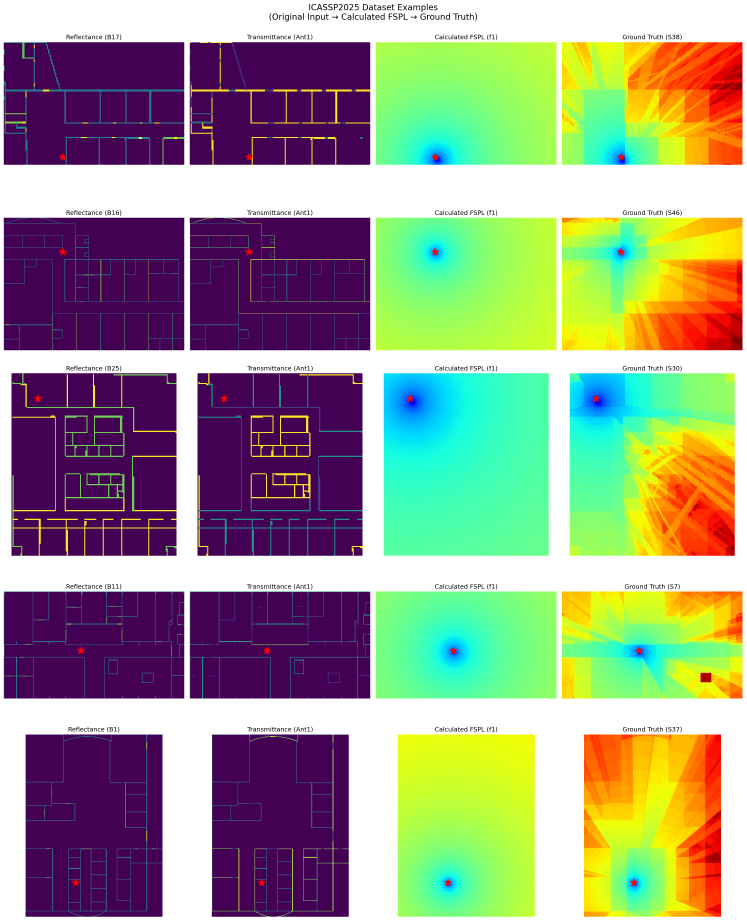
#> input picture icassp2025_dataset_examples.png, 2985 x 3682 px, given as the content of the folder ../../../gain/DPM, which was not available (shown at 1/4 size)
$ python validate_edge_detection_simple.py --data_root ../../..   (older library calls are emulated)
#> lines starting #> are read from the running program, lines starting #| are printed output that depends on the picture; pictures that were not available may be replaced by others from this repository, and a replacement may not be noted
### enhanced_suite/scripts/edge_detection/radiomapseer_edge_detection_m.py
#!/usr/bin/env python3
"""
Modified Edge Detection Implementation for RadioMapSeer Dataset

This script creates edge detection datasets while maintaining the original
RadioMapSeer dataset structure without train/validation splitting.

The script processes DPM images and generates edge maps using various edge
detection algorithms, preserving the original folder structure.

Features:
1. Process DPM images to generate edge maps
2. Maintain original dataset structure (no train/val split)
3. Support multiple edge detection algorithms (Canny, Sobel, Laplacian)
4. Preserve original naming conventions and folder hierarchy
5. Copy existing PNG images and metadata to maintain complete dataset
"""

import os
import sys
import cv2
import numpy as np
from PIL import Image
import torch
import torch.nn as nn
from pathlib import Path
from typing import List, Tuple, Optional, Dict
import argparse
from tqdm import tqdm
import shutil

class EdgeDetector:
    """Edge detection class with multiple algorithms"""

    def __init__(self, method: str = 'canny', **kwargs):
        """
        Initialize edge detector

        Args:
            method: Edge detection method ('canny', 'sobel', 'laplacian', 'prewitt')
            **kwargs: Method-specific parameters
        """
#> in validate_edge_detection_simple, dpm_image is the input picture: shape (3682, 2985, 4); mean R, G, B, A 154.7, 157, 137.4, 255
        self.method = method
        self.params = kwargs

        # Set default parameters
        if method == 'canny':
            self.params.setdefault('threshold1', 50)
            self.params.setdefault('threshold2', 150)
            self.params.setdefault('aperture_size', 3)
        elif method == 'sobel':
            self.params.setdefault('ksize', 3)
            self.params.setdefault('scale', 1)
            self.params.setdefault('delta', 0)
        elif method == 'laplacian':
            self.params.setdefault('ksize', 3)
            self.params.setdefault('scale', 1)
            self.params.setdefault('delta', 0)
        elif method == 'prewitt':
            self.params.setdefault('ksize', 3)

    def detect_edges(self, image: np.ndarray) -> np.ndarray:
        """
        Detect edges in an image

        Args:
            image: Input image (grayscale or RGB)

        Returns:
            Edge map as binary image
        """
        # Convert to grayscale if needed
        if len(image.shape) == 3:
            gray = cv2.cvtColor(image, cv2.COLOR_RGB2GRAY)
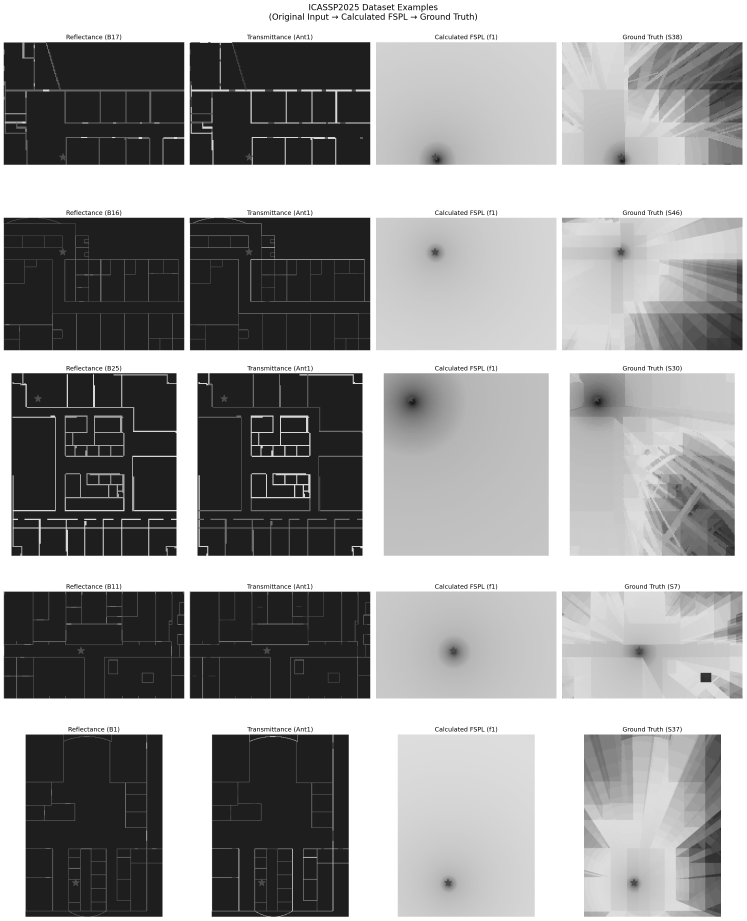
#> gray: shape (3682, 2985) (shown at 1/4 size); min 0, max 255, mean 153.9
        else:
            gray = image.copy()

        # Normalize to 0-255 range
        if gray.dtype != np.uint8:
            gray = cv2.normalize(gray, None, 0, 255, cv2.NORM_MINMAX).astype(np.uint8)

        # Apply edge detection
        if self.method == 'canny':
            edges = cv2.Canny(gray,
                           self.params['threshold1'],
                           self.params['threshold2'],
                           apertureSize=self.params['aperture_size'])
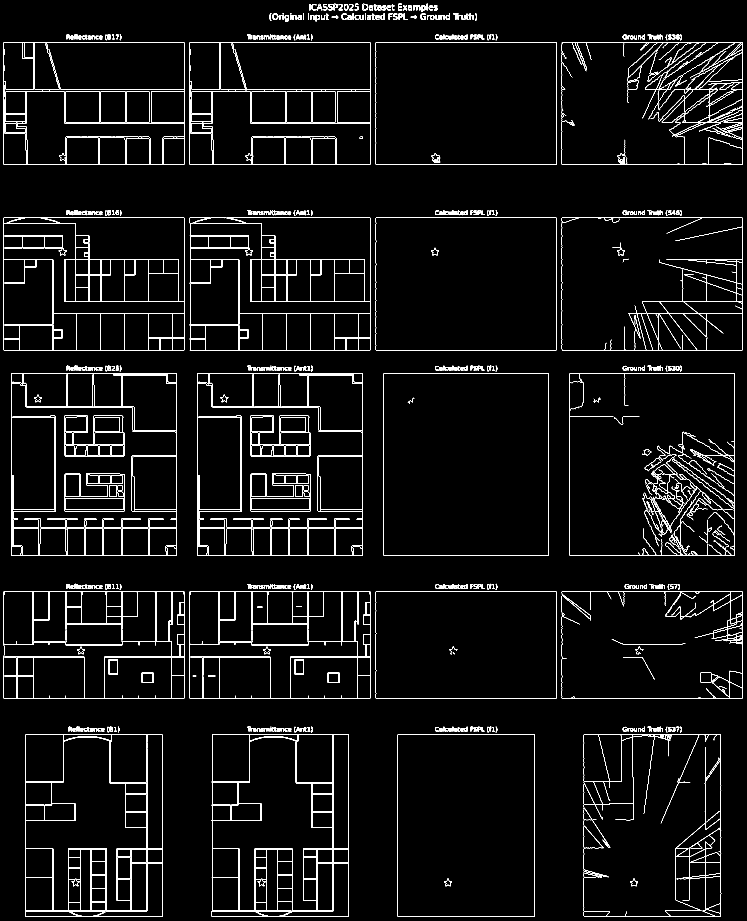
#> edges: shape (3682, 2985) (shown at 1/4 size); 2.2% white in thin lines or dots

        elif self.method == 'sobel':
            sobel_x = cv2.Sobel(gray, cv2.CV_64F, 1, 0, ksize=self.params['ksize'],
                              scale=self.params['scale'], delta=self.params['delta'])
            sobel_y = cv2.Sobel(gray, cv2.CV_64F, 0, 1, ksize=self.params['ksize'],
                              scale=self.params['scale'], delta=self.params['delta'])
            edges = np.sqrt(sobel_x**2 + sobel_y**2)
            edges = cv2.normalize(edges, None, 0, 255, cv2.NORM_MINMAX).astype(np.uint8)
            _, edges = cv2.threshold(edges, 0, 255, cv2.THRESH_BINARY + cv2.THRESH_OTSU)

        elif self.method == 'laplacian':
            laplacian = cv2.Laplacian(gray, cv2.CV_64F, ksize=self.params['ksize'],
                                   scale=self.params['scale'], delta=self.params['delta'])
            edges = cv2.normalize(laplacian, None, 0, 255, cv2.NORM_MINMAX).astype(np.uint8)
            _, edges = cv2.threshold(edges, 0, 255, cv2.THRESH_BINARY + cv2.THRESH_OTSU)

        elif self.method == 'prewitt':
            kernel_x = np.array([[-1, 0, 1], [-1, 0, 1], [-1, 0, 1]], dtype=np.float32)
            kernel_y = np.array([[-1, -1, -1], [0, 0, 0], [1, 1, 1]], dtype=np.float32)

            prewitt_x = cv2.filter2D(gray, cv2.CV_64F, kernel_x)
            prewitt_y = cv2.filter2D(gray, cv2.CV_64F, kernel_y)
            edges = np.sqrt(prewitt_x**2 + prewitt_y**2)
            edges = cv2.normalize(edges, None, 0, 255, cv2.NORM_MINMAX).astype(np.uint8)
            _, edges = cv2.threshold(edges, 0, 255, cv2.THRESH_BINARY + cv2.THRESH_OTSU)

        else:
            raise ValueError(f"Unknown edge detection method: {self.method}")

        return edges

class RadioMapSeerEdgeDataset:
    """Dataset class for RadioMapSeer edge detection with structure preservation"""

    # [151 lines left out: functions __init__, create_edge_dataset, _process_image_pair, get_sample_pair, not called in this run]

class SyntheticEdgeGenerator:
    """Generate synthetic edge maps from radio map characteristics"""

    def __init__(self, image_size: Tuple[int, int] = (256, 256)):
        self.image_size = image_size

    # [118 lines left out: functions generate_synthetic_edges, main, not called in this run]

# [2 lines that do not run on import are left out]

### enhanced_suite/scripts/test_validation/validate_edge_detection_simple.py
#!/usr/bin/env python3
"""
Simple Edge Detection Validation Script

This script performs a focused validation of the edge detection functionality
by processing a small sample without copying the entire PNG directory.
"""

import os
import sys
import cv2
import numpy as np
from PIL import Image
import torch
from pathlib import Path
from typing import List, Tuple
import argparse
import tempfile
import shutil
import matplotlib.pyplot as plt

# Import the edge detection modules
sys.path.append('.')
from radiomapseer_edge_detection_m import EdgeDetector

def validate_edge_detection_simple(data_root: str, output_dir: str, sample_size: int = 5):
    """Simple validation of edge detection functionality"""
    print("=== Simple Edge Detection Validation ===")

    # Paths
    data_path = Path(data_root)
    dpm_path = data_path / 'gain' / 'DPM'

    # Get sample files
    dpm_files = sorted([f for f in dpm_path.glob('*.png')])[:sample_size]

    if not dpm_files:
        print(f"No DPM files found in {dpm_path}")
        return False

    print(f"Processing {len(dpm_files)} sample files...")

    # Test edge detection methods
    methods = ['canny', 'sobel', 'laplacian', 'prewitt']
    results = {}

    for method in methods:
        print(f"\nTesting {method} method...")
        try:
            edge_detector = EdgeDetector(method)
            method_results = []

            for i, dpm_file in enumerate(dpm_files):
                # Load and process image
                dpm_image = np.array(Image.open(dpm_file))

                # Generate edge map
                edge_map = edge_detector.detect_edges(dpm_image)

                # Resize to standard size
                dpm_resized = cv2.resize(dpm_image, (256, 256))
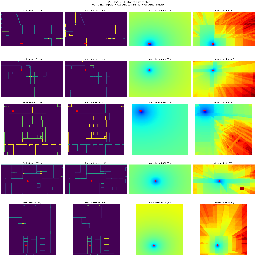
#> dpm_resized: shape (256, 256, 4); mean R, G, B, A 154.7, 156.8, 138, 255
                edge_resized = cv2.resize(edge_map, (256, 256))
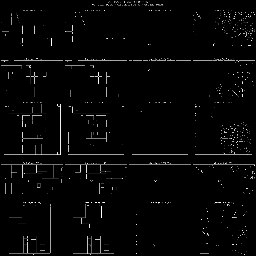
#> edge_resized: shape (256, 256); min 0, max 255, mean 5.9

                # Validate results
                validation_result = {
                    'file': dpm_file.name,
                    'original_shape': dpm_image.shape,
                    'edge_shape': edge_map.shape,
                    'resized_shape': dpm_resized.shape,
                    'edge_max': edge_map.max(),
                    'edge_min': edge_map.min(),
                    'has_nan': np.isnan(edge_map).any(),
                    'success': True
                }
#> validation_result = {'file': 'icassp2025_dataset_examples.png', 'original_shape': (3682, 2985, 4), 'edge_shape': (3682, 2985), 'resized_shape': (256, 256, 4), 'edge_max': 255, 'edge_min': 0, 'has_nan': False, 'success': True}

                method_results.append(validation_result)

                print(f"  ✓ {dpm_file.name}: {edge_map.shape} (max: {edge_map.max()})")
#|   ✓ icassp2025_dataset_examples.png: (3682, 2985) (max: 255)

            results[method] = {
                'status': 'SUCCESS',
                'results': method_results,
                'success_rate': len([r for r in method_results if r['success']]) / len(method_results)
            }

        except Exception as e:
            print(f"  ✗ {method}: ERROR - {e}")
            results[method] = {
                'status': 'ERROR',
                'error': str(e),
                'success_rate': 0.0
            }

    # Create visualization
    try:
        print("\nCreating validation visualization...")
        create_validation_visualization(dpm_files, methods, output_dir)
        print("✓ Validation visualization created")
    except Exception as e:
        print(f"  Warning: Could not create visualization: {e}")

    # Summary
    print("\n=== Validation Summary ===")
    successful_methods = []
    for method, result in results.items():
        if result['status'] == 'SUCCESS':
            success_rate = result['success_rate']
            print(f"✓ {method}: {success_rate:.1%} success rate")
            successful_methods.append(method)
        else:
            print(f"✗ {method}: FAILED - {result.get('error', 'Unknown error')}")

    overall_success = len(successful_methods) >= 3  # At least 3 methods should work

    if overall_success:
        print(f"\n🎉 VALIDATION: SUCCESS ({len(successful_methods)}/{len(methods)} methods working)")
        return True
    else:
        print(f"\n❌ VALIDATION: FAILED (only {len(successful_methods)}/{len(methods)} methods working)")
        return False

def create_validation_visualization(dpm_files: List[Path], methods: List[str], output_dir: Path):
    """Create a comprehensive visualization of edge detection results"""
#> called with output_dir = './simple_validation_results'
    output_dir = Path(output_dir)
    output_dir.mkdir(parents=True, exist_ok=True)

    # Create figure with subplots
    n_files = len(dpm_files)
    n_methods = len(methods)

    fig, axes = plt.subplots(n_files, n_methods + 1, figsize=(4 * (n_methods + 1), 4 * n_files))

    if n_files == 1:
        axes = axes.reshape(1, -1)

    for i, dpm_file in enumerate(dpm_files):
        # Load original image
        orig_img = np.array(Image.open(dpm_file))
        orig_img_resized = cv2.resize(orig_img, (256, 256))

        # Display original
        axes[i, 0].imshow(orig_img_resized, cmap='gray')
        axes[i, 0].set_title(f'Original\n{dpm_file.name}')
        axes[i, 0].axis('off')

        # Process and display each method
        for j, method in enumerate(methods):
            try:
                edge_detector = EdgeDetector(method)
                edge_map = edge_detector.detect_edges(orig_img)
                edge_resized = cv2.resize(edge_map, (256, 256))

                axes[i, j + 1].imshow(edge_resized, cmap='gray')
                axes[i, j + 1].set_title(f'{method.capitalize()}\nMax: {edge_map.max()}')
                axes[i, j + 1].axis('off')

            except Exception as e:
                axes[i, j + 1].text(0.5, 0.5, f'ERROR\n{str(e)[:30]}...',
                                   ha='center', va='center', fontsize=8)
                axes[i, j + 1].axis('off')
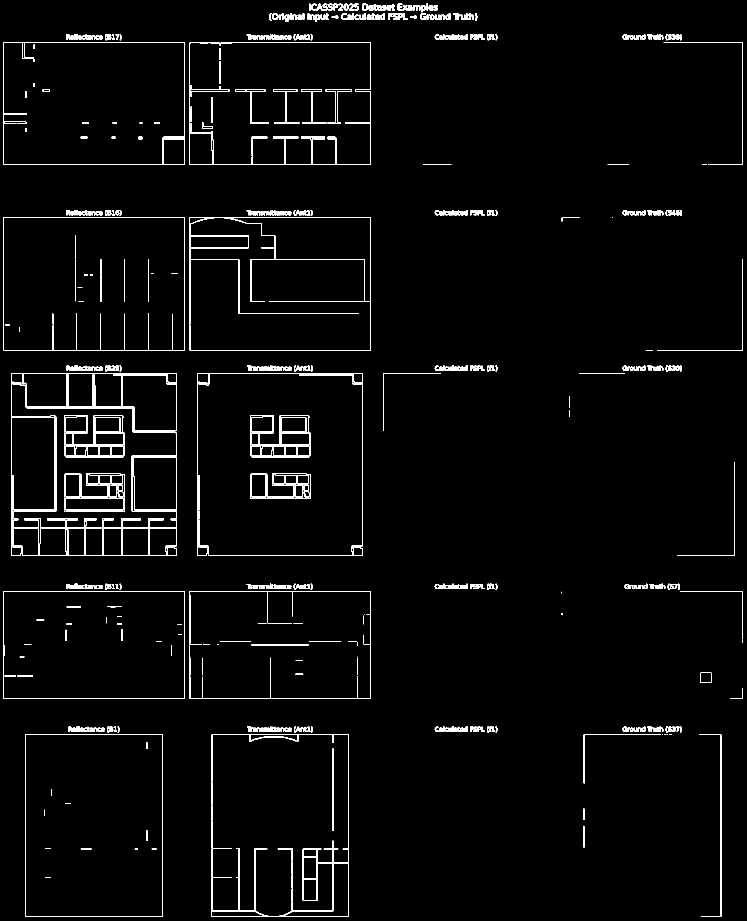
#> edge_map: shape (3682, 2985) (shown at 1/4 size); 1.9% white in thin lines or dots

    plt.tight_layout()
    plt.savefig(output_dir / 'edge_detection_validation.png', dpi=150, bbox_inches='tight')
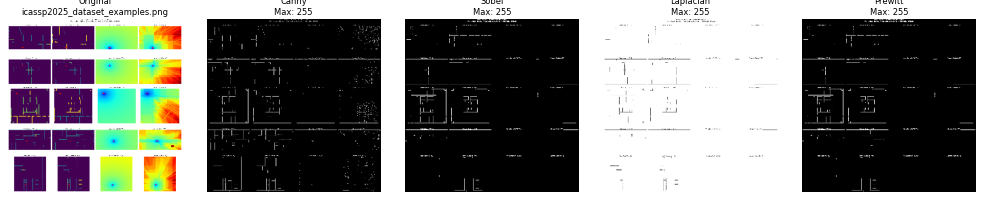
#> figure drawn by matplotlib, 5 panels
    plt.close()

    # Also create a summary statistics plot
    create_summary_statistics(dpm_files, methods, output_dir)

def create_summary_statistics(dpm_files: List[Path], methods: List[str], output_dir: Path):
    """Create summary statistics for edge detection methods"""
    stats = {}

    for method in methods:
        try:
            edge_detector = EdgeDetector(method)
            edge_counts = []
            max_values = []

            for dpm_file in dpm_files:
                orig_img = np.array(Image.open(dpm_file))
                edge_map = edge_detector.detect_edges(orig_img)

                # Count non-zero pixels (edge density)
                edge_density = np.sum(edge_map > 0) / edge_map.size
#> edge_density = 0.022
                edge_counts.append(edge_density)
                max_values.append(edge_map.max())

            stats[method] = {
                'edge_densities': edge_counts,
                'max_values': max_values,
                'avg_edge_density': np.mean(edge_counts),
                'avg_max_value': np.mean(max_values)
            }

        except Exception as e:
            print(f"Warning: Could not compute statistics for {method}: {e}")

    if not stats:
        return

    # Create statistics visualization
    fig, (ax1, ax2) = plt.subplots(1, 2, figsize=(12, 5))

    # Edge density comparison
    methods_list = list(stats.keys())
#> methods_list = ['canny', 'sobel', 'laplacian', 'prewitt']
    densities = [stats[method]['avg_edge_density'] for method in methods_list]
#> densities = [0.022, 0.0188, 0.99, 0.0193]

    ax1.bar(methods_list, densities)
    ax1.set_title('Average Edge Density')
    ax1.set_ylabel('Edge Density (non-zero pixels)')
    ax1.set_ylim(0, max(densities) * 1.1 if densities else 1)

    # Max value comparison
    max_values = [stats[method]['avg_max_value'] for method in methods_list]
#> max_values = [255, 255, 255, 255]

    ax2.bar(methods_list, max_values)
    ax2.set_title('Average Maximum Edge Value')
    ax2.set_ylabel('Max Value')
    ax2.set_ylim(0, max(max_values) * 1.1 if max_values else 255)

    plt.tight_layout()
    plt.savefig(output_dir / 'edge_detection_statistics.png', dpi=150, bbox_inches='tight')
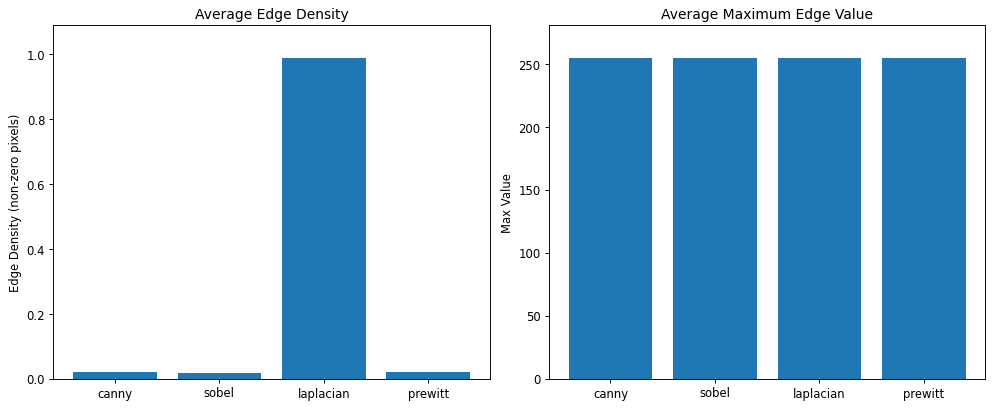
#> figure drawn by matplotlib, 2 panels; panel 1: tallest bar 0.99 high, from x = 1.6 to 2.4
    plt.close()

def main():
    """Main function for simple validation"""
    parser = argparse.ArgumentParser(description='Simple validation of RadioMapSeer edge detection')
    parser.add_argument('--data_root', type=str, required=True,
                       help='Path to RadioMapSeer dataset')
    parser.add_argument('--output_dir', type=str, default='./simple_validation_results',
                       help='Output directory for validation results')
    parser.add_argument('--sample_size', type=int, default=5,
                       help='Number of sample files to process')

    args = parser.parse_args()

    # Validate inputs
    if not os.path.exists(args.data_root):
        print(f"Error: Dataset directory {args.data_root} does not exist")
        return 1

    try:
        # Run validation
        success = validate_edge_detection_simple(args.data_root, args.output_dir, args.sample_size)
#> the loop in validate_edge_detection_simple, `for method, result in results.items():` made 4 passes
#| ✓ canny: 100.0% success rate
#| ✓ sobel: 100.0% success rate
#| ✓ laplacian: 100.0% success rate
#| ✓ prewitt: 100.0% success rate
#> after the loop in validate_edge_detection_simple, `for method, result in results.items():`: successful_methods = ['canny', 'sobel', 'laplacian', 'prewitt']
#> in validate_edge_detection_simple, `overall_success = len(successful_methods) >= 3`: overall_success = True
#| 🎉 VALIDATION: SUCCESS (4/4 methods working)

        if success:
            print(f"\n🎉 SIMPLE VALIDATION: SUCCESS")
            print("Edge detection functionality is working correctly!")
            print(f"Results saved to: {args.output_dir}")
            return 0
        else:
            print(f"\n❌ SIMPLE VALIDATION: FAILED")
            print("Some issues were found during validation.")
            return 1

    except Exception as e:
        print(f"Error during validation: {e}")
        return 1

if __name__ == "__main__":
    sys.exit(main())
#> (the program exits here)
